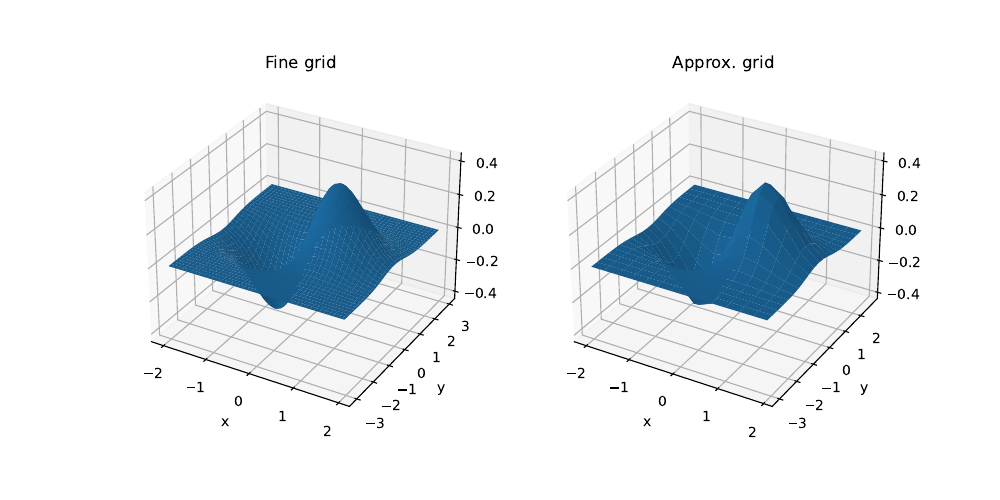

Recreate this plot in Python.
#A script to illustrate multivariate interpolation. 
#Here a fine grid corresponding to a smooth surface in 3D space is scaled down,
#and a coarse surface is formed using linear interpolation on a low-resolution grid.
from mpl_toolkits.mplot3d import axes3d
from scipy.interpolate import LinearNDInterpolator
import numpy as np
import matplotlib.pyplot as plt

xlim=[-2,2]
ylim=[-3,3]

### Build coarse grid
d=0.05 #Step size
x = np.arange(xlim[0],xlim[1],d)  #Values along x axis
y = np.arange(ylim[0],ylim[1],d)  #    -||-     y axis
X,Y = np.meshgrid(x,y)            #X = [[xi for xi in x] for yi in y]], Y analogous
Z = X*np.exp(-X**2 - Y**2)        #z val for all x,y combinations: Xc,Yc,Zc dim agree

#Init N-dimensional interpolator
interp = LinearNDInterpolator(list(zip(X.flatten(), Y.flatten())), Z.flatten())

#Approximative grid
dapprox=0.3
xa = np.arange(xlim[0],xlim[1],dapprox)
ya = np.arange(ylim[0],ylim[1],dapprox)
Xa,Ya = np.meshgrid(xa,ya)  # 2D grid for interpolation

#Interpolate on the fine grid to get points corresponding to approx. grid
Za = interp(Xa, Ya)

#Plot coarse grid
fig = plt.figure(figsize=(10,5))
ax1 = fig.add_subplot(121, projection='3d')
ax1.plot_surface(X, Y, Z)
plt.title('Fine grid')
plt.xlabel('x')
plt.ylabel('y')

#Plot fine grid
ax2 = fig.add_subplot(122, projection='3d')
ax2.plot_surface(Xa, Ya, Za)
plt.title('Approx. grid')
plt.xlabel('x')
plt.ylabel('y')

plt.savefig('NDinterpolate.pdf')

